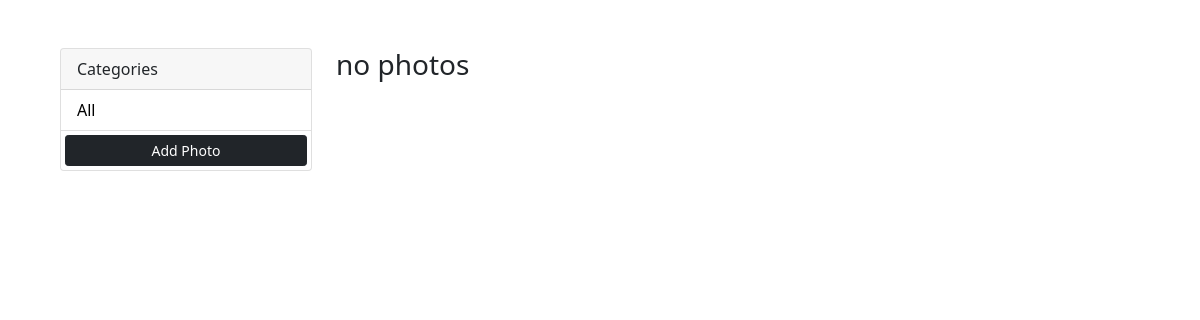
/, run on an earlier commit of the app's database.
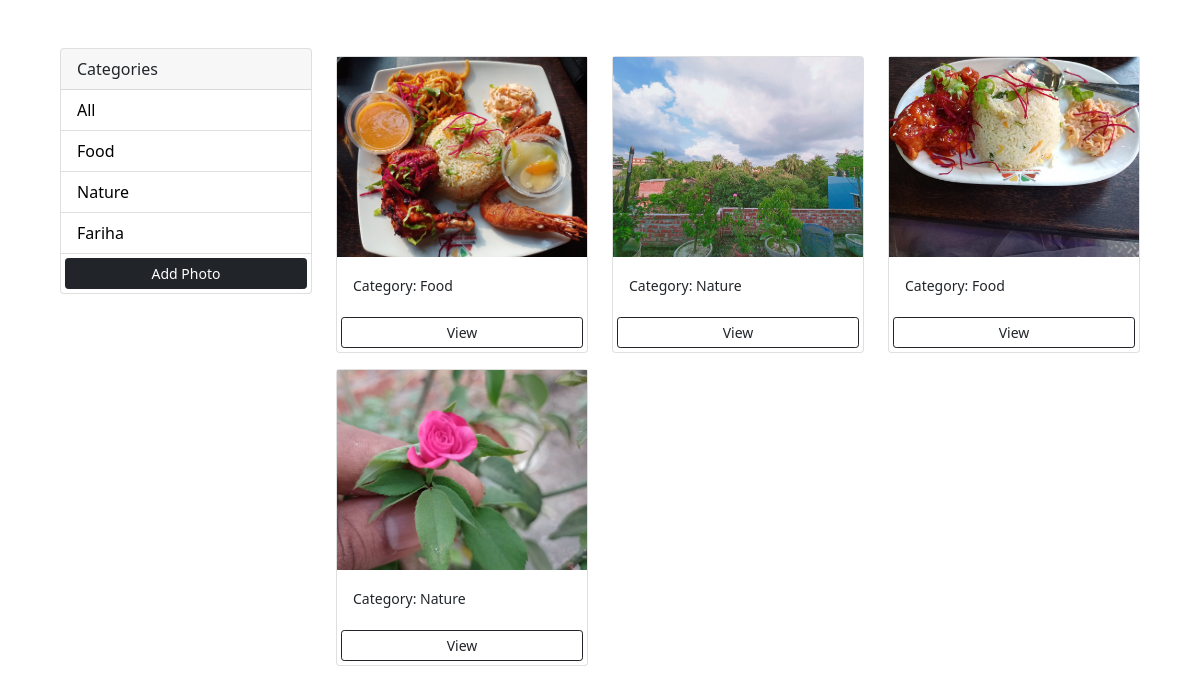
And on a later commit of the database.
### myphotos/models.py (models this page shows, shortened)
class Category(models.Model):
    name = models.CharField(max_length=100, null=False, blank=False)

class Photo(models.Model):
    category = models.ForeignKey(
        Category, on_delete=models.SET_NULL, null=True, blank=True)
    image = models.ImageField(null=False, blank=False)
    description = models.TextField()

### myphotos/views.py (the view)
# urls.py: path('', views.index, name='index'),
def index(request):
    category = request.GET.get('category')
    if category == None:
        photos = Photo.objects.all()
    else:
        photos = Photo.objects.filter(category__name=category)
    categories = Category.objects.all()
    context = {'categories': categories, 'photos': photos}
    return render(request, 'myphotos/index.html', context)

### myphotos/templates/myphotos/index.html (shortened to what this page needs)
<!DOCTYPE html>
<html lang="en">
<head>
    <link href="https://cdn.jsdelivr.net/npm/bootstrap@5.0.0-beta1/dist/css/bootstrap.min.css" rel="stylesheet"
>
</head>
<body class="m-5">
    <div class="container">
        <div class="row">
            <div class="col-md-3">
                <div class="card">
                    <div class="card-header">
                        Categories
                    </div>
                    <ul class="list-group list-group-flush">
                        <li class="list-group-item">
                            <a href="{% url 'index' %}">All</a>
                        </li>
                        {% for category in categories %}
                        <li class=" list-group-item">
                            <a href="{% url 'index' %}?category={{category.name}}">
                                {{category.name}}
                            </a>
                        </li>
                       {% endfor %}
                        <a href="{% url 'addphoto' %}" class="btn btn-dark btn-block btn-sm m-1">Add Photo</a>
                    </ul>
                </div>
            </div>
            <div class="col-md-9">
                <div class="row">
                    {% for photo in photos %}
                    <div class="col-md-4">
                        <div class="card my-2">
                            <img class="image-thumbail" src="{{photo.image.url}}">
                            <div class="card-body">
                                <small>Category: {{photo.category.name}}</small>
                            </div>
                            <a href="{% url 'photo' photo.id %}" class="btn btn-outline-dark btn-sm m-1">View</a>
                        </div>
                    </div>
                    {% empty %}
                    <h3>no photos</h3>
                    {% endfor %}
                </div>
            </div>
        </div>
    </div>
</body>
</html>

### myphotos/templates/myphotos/index.html (style rules this page uses)
.image-thumbail { height: 200px; object-fit: cover; }
.list-group-item a { text-decoration: none; color: black; }

What changed in the data, as far as the page shows it:
added Category: name "Food"
added Category: name "Nature"
added Category: name "Fariha"
added Photo: image (picture), category.name "Food"
added Photo: image (picture), category.name "Nature"
added Photo: image (picture), category.name "Food"
added Photo: image (picture), category.name "Nature"
Also different on the page:
text no longer shown: "no photos"
